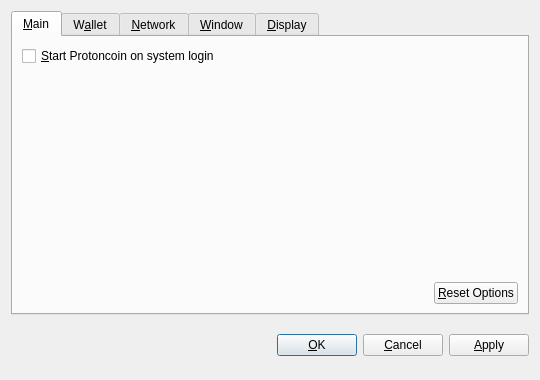
<?xml version="1.0" encoding="UTF-8"?>
<ui version="4.0">
 <class>OptionsDialog</class>
 <widget class="QDialog" name="OptionsDialog">
  <property name="geometry">
   <rect>
    <x>0</x>
    <y>0</y>
    <width>540</width>
    <height>380</height>
   </rect>
  </property>
  <property name="windowTitle">
   <string>Options</string>
  </property>
  <property name="modal">
   <bool>true</bool>
  </property>
  <layout class="QVBoxLayout" name="verticalLayout">
   <item>
    <widget class="QTabWidget" name="tabWidget">
     <property name="tabPosition">
      <enum>QTabWidget::North</enum>
     </property>
     <property name="currentIndex">
      <number>0</number>
     </property>
     <widget class="QWidget" name="tabMain">
      <attribute name="title">
       <string>&amp;Main</string>
      </attribute>
      <layout class="QVBoxLayout" name="verticalLayout_Main">
       <item>
        <widget class="QCheckBox" name="bitcoinAtStartup">
         <property name="toolTip">
          <string>Automatically start Protoncoin after logging in to the system.</string>
         </property>
         <property name="text">
          <string>&amp;Start Protoncoin on system login</string>
         </property>
        </widget>
       </item>
       <item>
        <spacer name="verticalSpacer_Main">
         <property name="orientation">
          <enum>Qt::Vertical</enum>
         </property>
         <property name="sizeHint" stdset="0">
          <size>
           <width>20</width>
           <height>40</height>
          </size>
         </property>
        </spacer>
       </item>
       <item>
        <layout class="QHBoxLayout" name="horizontalLayout_2_Main">
         <item>
          <spacer name="horizontalSpacer_2_Main">
           <property name="orientation">
            <enum>Qt::Horizontal</enum>
           </property>
           <property name="sizeHint" stdset="0">
            <size>
             <width>40</width>
             <height>20</height>
            </size>
           </property>
          </spacer>
         </item>
         <item>
          <widget class="QPushButton" name="resetButton">
           <property name="toolTip">
            <string>Reset all client options to default.</string>
           </property>
           <property name="text">
            <string>&amp;Reset Options</string>
           </property>
           <property name="autoDefault">
            <bool>false</bool>
           </property>
          </widget>
         </item>
        </layout>
       </item>
      </layout>
     </widget>
     <widget class="QWidget" name="tabWallet">
      <attribute name="title">
       <string>W&amp;allet</string>
      </attribute>
      <layout class="QVBoxLayout" name="verticalLayout_Network">
       <item>
        <widget class="QLabel" name="transactionFeeInfoLabel">
         <property name="text">
          <string>Optional transaction fee per kB that helps make sure your transactions are processed quickly. Most transactions are 1 kB.</string>
         </property>
         <property name="textFormat">
          <enum>Qt::PlainText</enum>
         </property>
         <property name="wordWrap">
          <bool>true</bool>
         </property>
        </widget>
       </item>
       <item>
        <layout class="QHBoxLayout" name="horizontalLayout_1_Main">
         <item>
          <widget class="QLabel" name="transactionFeeLabel">
           <property name="text">
            <string>Pay transaction &amp;fee</string>
           </property>
           <property name="textFormat">
            <enum>Qt::PlainText</enum>
           </property>
           <property name="buddy">
            <cstring>transactionFee</cstring>
           </property>
          </widget>
         </item>
         <item>
          <widget class="BitcoinAmountField" name="transactionFee"/>
         </item>
         <item>
          <spacer name="horizontalSpacer_1_Main">
           <property name="orientation">
            <enum>Qt::Horizontal</enum>
           </property>
           <property name="sizeHint" stdset="0">
            <size>
             <width>40</width>
             <height>20</height>
            </size>
           </property>
          </spacer>
         </item>
        </layout>
       </item>
       <item>
        <widget class="QLabel" name="label">
         <property name="text">
          <string>If you disable the spending of unconfirmed change, the change from a transaction cannot be used until that transaction has at least one confirmation. This also affects how your balance is computed.</string>
         </property>
         <property name="wordWrap">
          <bool>true</bool>
         </property>
        </widget>
       </item>
       <item>
        <widget class="QCheckBox" name="spendZeroConfChange">
         <property name="text">
          <string>Spend unconfirmed change  (experts only)</string>
         </property>
        </widget>
       </item>
       <item>
        <spacer name="verticalSpacer">
         <property name="orientation">
          <enum>Qt::Vertical</enum>
         </property>
         <property name="sizeHint" stdset="0">
          <size>
           <width>20</width>
           <height>40</height>
          </size>
         </property>
        </spacer>
       </item>
      </layout>
     </widget>
     <widget class="QWidget" name="tabNetwork">
      <attribute name="title">
       <string>&amp;Network</string>
      </attribute>
      <layout class="QVBoxLayout" name="verticalLayout_Network">
       <item>
        <widget class="QCheckBox" name="mapPortUpnp">
         <property name="toolTip">
          <string>Automatically open the Protoncoin client port on the router. This only works when your router supports UPnP and it is enabled.</string>
         </property>
         <property name="text">
          <string>Map port using &amp;UPnP</string>
         </property>
        </widget>
       </item>
       <item>
        <widget class="QCheckBox" name="connectSocks">
         <property name="toolTip">
          <string>Connect to the Protoncoin network through a SOCKS proxy (e.g. when connecting through Tor).</string>
         </property>
         <property name="text">
          <string>&amp;Connect through SOCKS proxy:</string>
         </property>
        </widget>
       </item>
       <item>
        <layout class="QHBoxLayout" name="horizontalLayout_Network">
         <item>
          <widget class="QLabel" name="proxyIpLabel">
           <property name="text">
            <string>Proxy &amp;IP:</string>
           </property>
           <property name="textFormat">
            <enum>Qt::PlainText</enum>
           </property>
           <property name="buddy">
            <cstring>proxyIp</cstring>
           </property>
          </widget>
         </item>
         <item>
          <widget class="QValidatedLineEdit" name="proxyIp">
           <property name="maximumSize">
            <size>
             <width>140</width>
             <height>16777215</height>
            </size>
           </property>
           <property name="toolTip">
            <string>IP address of the proxy (e.g. 127.0.0.1)</string>
           </property>
          </widget>
         </item>
         <item>
          <widget class="QLabel" name="proxyPortLabel">
           <property name="text">
            <string>&amp;Port:</string>
           </property>
           <property name="textFormat">
            <enum>Qt::PlainText</enum>
           </property>
           <property name="buddy">
            <cstring>proxyPort</cstring>
           </property>
          </widget>
         </item>
         <item>
          <widget class="QLineEdit" name="proxyPort">
           <property name="maximumSize">
            <size>
             <width>55</width>
             <height>16777215</height>
            </size>
           </property>
           <property name="toolTip">
            <string>Port of the proxy (e.g. 9050)</string>
           </property>
          </widget>
         </item>
         <item>
          <widget class="QLabel" name="socksVersionLabel">
           <property name="text">
            <string>SOCKS &amp;Version:</string>
           </property>
           <property name="textFormat">
            <enum>Qt::PlainText</enum>
           </property>
           <property name="buddy">
            <cstring>socksVersion</cstring>
           </property>
          </widget>
         </item>
         <item>
          <widget class="QValueComboBox" name="socksVersion">
           <property name="toolTip">
            <string>SOCKS version of the proxy (e.g. 5)</string>
           </property>
          </widget>
         </item>
         <item>
          <spacer name="horizontalSpacer_Network">
           <property name="orientation">
            <enum>Qt::Horizontal</enum>
           </property>
           <property name="sizeHint" stdset="0">
            <size>
             <width>40</width>
             <height>20</height>
            </size>
           </property>
          </spacer>
         </item>
        </layout>
       </item>
       <item>
        <spacer name="verticalSpacer_Network">
         <property name="orientation">
          <enum>Qt::Vertical</enum>
         </property>
         <property name="sizeHint" stdset="0">
          <size>
           <width>20</width>
           <height>40</height>
          </size>
         </property>
        </spacer>
       </item>
      </layout>
     </widget>
     <widget class="QWidget" name="tabWindow">
      <attribute name="title">
       <string>&amp;Window</string>
      </attribute>
      <layout class="QVBoxLayout" name="verticalLayout_Window">
       <item>
        <widget class="QCheckBox" name="minimizeToTray">
         <property name="toolTip">
          <string>Show only a tray icon after minimizing the window.</string>
         </property>
         <property name="text">
          <string>&amp;Minimize to the tray instead of the taskbar</string>
         </property>
        </widget>
       </item>
       <item>
        <widget class="QCheckBox" name="minimizeOnClose">
         <property name="toolTip">
          <string>Minimize instead of exit the application when the window is closed. When this option is enabled, the application will be closed only after selecting Quit in the menu.</string>
         </property>
         <property name="text">
          <string>M&amp;inimize on close</string>
         </property>
        </widget>
       </item>
       <item>
        <spacer name="verticalSpacer_Window">
         <property name="orientation">
          <enum>Qt::Vertical</enum>
         </property>
         <property name="sizeHint" stdset="0">
          <size>
           <width>20</width>
           <height>40</height>
          </size>
         </property>
        </spacer>
       </item>
      </layout>
     </widget>
     <widget class="QWidget" name="tabDisplay">
      <attribute name="title">
       <string>&amp;Display</string>
      </attribute>
      <layout class="QVBoxLayout" name="verticalLayout_Display">
       <item>
        <layout class="QHBoxLayout" name="horizontalLayout_1_Display">
         <item>
          <widget class="QLabel" name="langLabel">
           <property name="text">
            <string>User Interface &amp;language:</string>
           </property>
           <property name="textFormat">
            <enum>Qt::PlainText</enum>
           </property>
           <property name="buddy">
            <cstring>lang</cstring>
           </property>
          </widget>
         </item>
         <item>
          <widget class="QValueComboBox" name="lang">
           <property name="toolTip">
            <string>The user interface language can be set here. This setting will take effect after restarting Protoncoin.</string>
           </property>
          </widget>
         </item>
        </layout>
       </item>
       <item>
        <layout class="QHBoxLayout" name="horizontalLayout_2_Display">
         <item>
          <widget class="QLabel" name="unitLabel">
           <property name="text">
            <string>&amp;Unit to show amounts in:</string>
           </property>
           <property name="textFormat">
            <enum>Qt::PlainText</enum>
           </property>
           <property name="buddy">
            <cstring>unit</cstring>
           </property>
          </widget>
         </item>
         <item>
          <widget class="QValueComboBox" name="unit">
           <property name="toolTip">
            <string>Choose the default subdivision unit to show in the interface and when sending coins.</string>
           </property>
          </widget>
         </item>
        </layout>
       </item>
       <item>
        <widget class="QCheckBox" name="displayAddresses">
         <property name="toolTip">
          <string>Whether to show Protoncoin addresses in the transaction list or not.</string>
         </property>
         <property name="text">
          <string>&amp;Display addresses in transaction list</string>
         </property>
        </widget>
       </item>
       <item>
        <widget class="QCheckBox" name="coinControlFeatures">
         <property name="toolTip">
          <string>Whether to show coin control features or not.</string>
         </property>
         <property name="text">
          <string>Display coin &amp;control features (experts only!)</string>
         </property>
        </widget>
       </item>
       <item>
        <spacer name="verticalSpacer_Display">
         <property name="orientation">
          <enum>Qt::Vertical</enum>
         </property>
         <property name="sizeHint" stdset="0">
          <size>
           <width>20</width>
           <height>40</height>
          </size>
         </property>
        </spacer>
       </item>
      </layout>
     </widget>
    </widget>
   </item>
   <item>
    <layout class="QHBoxLayout" name="horizontalLayout_Buttons">
     <item>
      <spacer name="horizontalSpacer_1">
       <property name="orientation">
        <enum>Qt::Horizontal</enum>
       </property>
       <property name="sizeHint" stdset="0">
        <size>
         <width>40</width>
         <height>48</height>
        </size>
       </property>
      </spacer>
     </item>
     <item>
      <widget class="QLabel" name="statusLabel">
       <property name="font">
        <font>
         <weight>75</weight>
         <bold>true</bold>
        </font>
       </property>
       <property name="text">
        <string/>
       </property>
       <property name="textFormat">
        <enum>Qt::PlainText</enum>
       </property>
       <property name="wordWrap">
        <bool>true</bool>
       </property>
      </widget>
     </item>
     <item>
      <spacer name="horizontalSpacer_2">
       <property name="orientation">
        <enum>Qt::Horizontal</enum>
       </property>
       <property name="sizeHint" stdset="0">
        <size>
         <width>40</width>
         <height>48</height>
        </size>
       </property>
      </spacer>
     </item>
     <item>
      <widget class="QPushButton" name="okButton">
       <property name="text">
        <string>&amp;OK</string>
       </property>
      </widget>
     </item>
     <item>
      <widget class="QPushButton" name="cancelButton">
       <property name="text">
        <string>&amp;Cancel</string>
       </property>
       <property name="autoDefault">
        <bool>false</bool>
       </property>
      </widget>
     </item>
     <item>
      <widget class="QPushButton" name="applyButton">
       <property name="text">
        <string>&amp;Apply</string>
       </property>
       <property name="autoDefault">
        <bool>false</bool>
       </property>
      </widget>
     </item>
    </layout>
   </item>
  </layout>
 </widget>
 <customwidgets>
  <customwidget>
   <class>BitcoinAmountField</class>
   <extends>QSpinBox</extends>
   <header>bitcoinamountfield.h</header>
  </customwidget>
  <customwidget>
   <class>QValueComboBox</class>
   <extends>QComboBox</extends>
   <header>qvaluecombobox.h</header>
  </customwidget>
  <customwidget>
   <class>QValidatedLineEdit</class>
   <extends>QLineEdit</extends>
   <header>qvalidatedlineedit.h</header>
  </customwidget>
 </customwidgets>
 <resources/>
 <connections/>
</ui>
